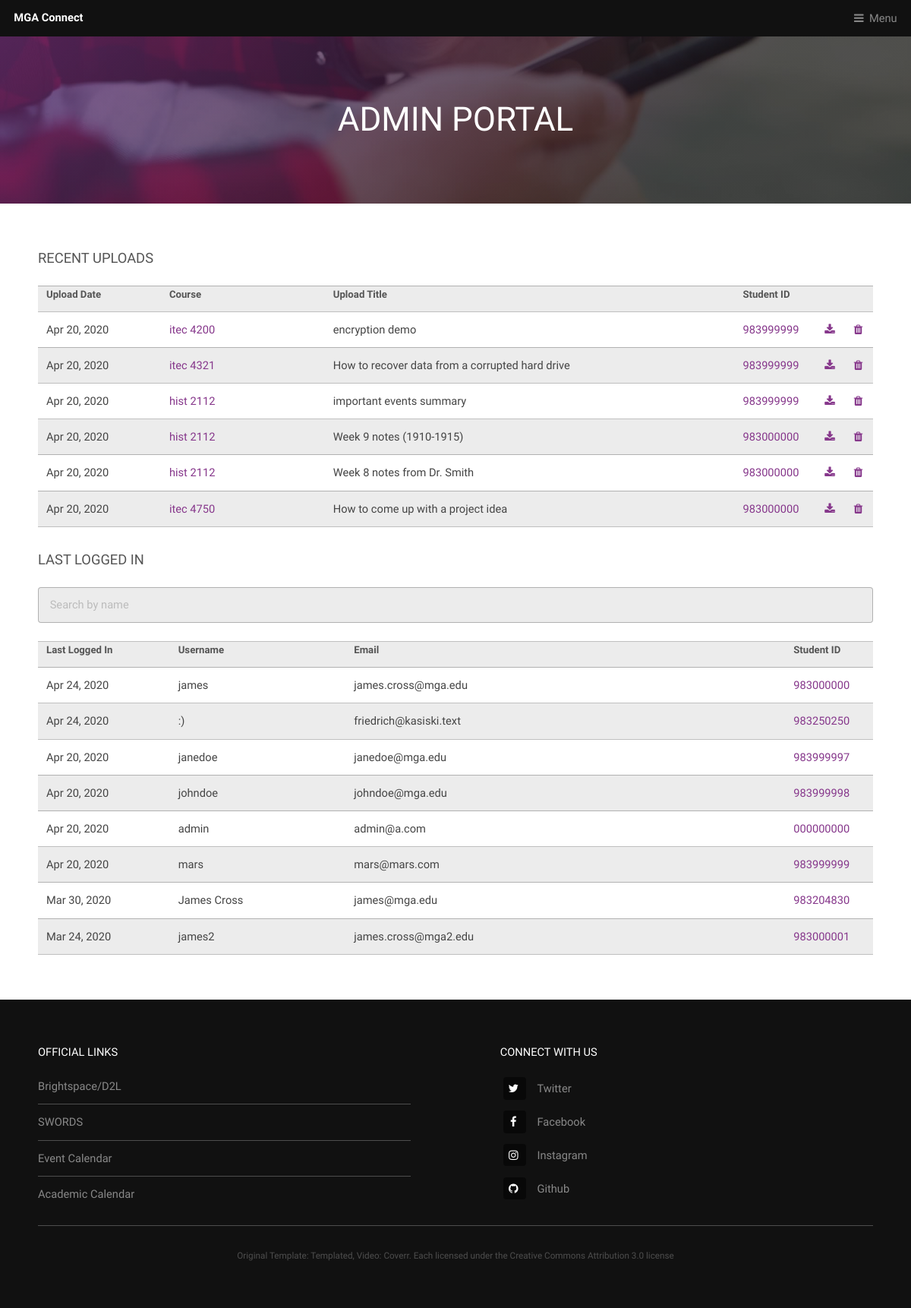
/admin_portal (signed in), run on an earlier commit of the app's database.
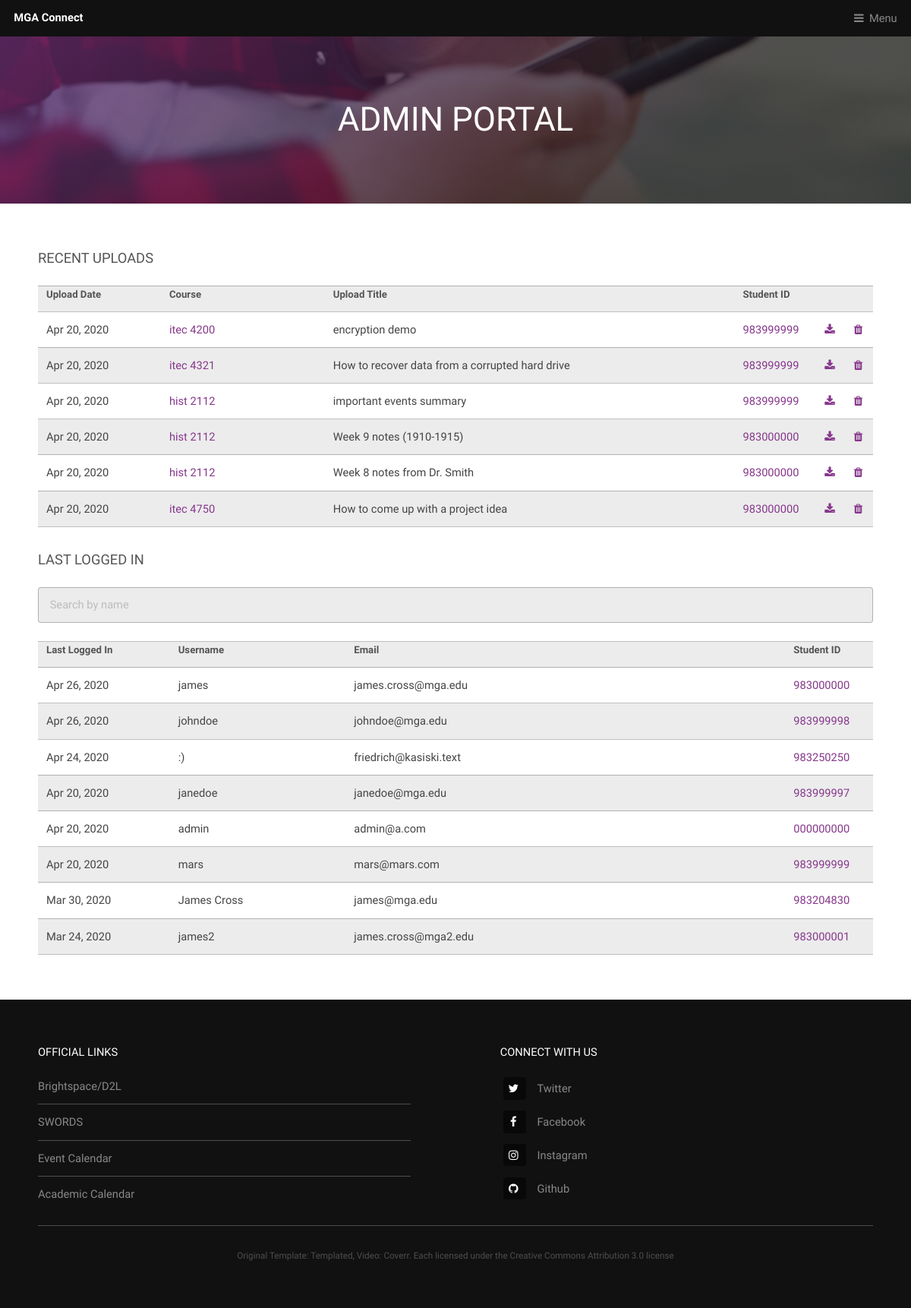
And on a later commit of the database.
### app/models.py (models this page shows, shortened)
class Notes(db.Model):
    __tablename__ = 'notes'
    id = db.Column(db.Integer, primary_key=True)
    program =db.Column(db.Integer(), db.ForeignKey('class_list.program', ondelete='CASCADE'))
    course_id = db.Column(db.Integer(), db.ForeignKey('class_list.course_id', ondelete='CASCADE'))
    title = db.Column(db.String(100), nullable=False)
    date_posted = db.Column(db.DateTime, nullable=False, default=datetime.utcnow)
    content = db.Column(db.Text, nullable=True)
    notes_file = db.Column(db.String(20), nullable=False)
    original_filename = db.Column(db.String(100), nullable=False)
    user_id = db.Column(db.String(9), db.ForeignKey('user.stu_id', ondelete='CASCADE'), nullable=False)

class User(db.Model, UserMixin):
    id = db.Column(db.Integer, primary_key=True)
    username = db.Column(db.String(20), unique=True, nullable=False)
    stu_id = db.Column(db.String(9), unique=True, nullable=False)
    email = db.Column(db.String(60), unique=True, nullable=False)
    image_file = db.Column(db.String(20), nullable=False, default='default.jpg')
    about_me = db.Column(db.String(250))
    last_seen = db.Column(db.DateTime, default=datetime.today())
    password = db.Column(db.String(30), nullable=False)
    posts = db.relationship('Post', backref='author', lazy=True)
    roles = db.relationship('Role', secondary='user_roles', backref=db.backref('users', lazy='dynamic'))
    def has_role(self, name):
        for role in self.roles:
            if role.name == name:
                return True
            return False

### app/routes.py (the view)
@roles_required('admin')
def admin_portal():
    users = User.query.order_by(User.last_seen.desc()).limit(20).all()
    notes = Notes.query.order_by(Notes.date_posted.desc()).limit(10).all()
    return render_template('admin_portal.html', title='Admin Portal', users=users, notes=notes)

### app/routes.py (called while the page is built)
@app.before_request
def before_request():
    if current_user.is_authenticated:
        current_user.last_seen = datetime.utcnow()
        db.session.commit()

### app/templates/admin_portal.html (shortened to what this page needs)
<div id="heading" >
    <h1>Admin Portal</h1>
</div>
{% extends "template.html" %}
{% block content %}
    <section id="main" class="wrapper">
        <div class="inner">
        <h3>Recent Uploads</h3>
        <table>
        <col width="150"><col width="200"><col width="500"><col width="100"><col width="15"><col width="15">
            <tr>
                <th>Upload Date</th>
                <th>Course</th>
                <th>Upload Title</th>
                <th>Student ID</th>
                <th> </th>
                <th> </th>
            </tr>
            {% for note in notes %}
                <tr>
                    <td>{{ note.date_posted.strftime('%b %d, %Y') }}</td>
                    <td><a href="{{ url_for('course', program=note.program, course_id=note.course_id) }}">
                        {{ note.program }} {{ note.course_id }}</a></td>
                    <td>{{ note.title }}</td>
                    <td><a href="{{ url_for('account', stu_id=note.user_id) }}">{{ note.user_id }}</a></td>
                    <td><a href="{{ url_for('download_file', filename=note.notes_file) }}" class="icon fa-download"></a></td>
                    {% if current_user.has_role('admin') %}
                        <td><a href="{{ url_for('delete_note', note_id=note.id) }}" class="icon fa-trash"></a></td>
                    {% else %}
                        <td> </td>
                    {% endif %}
                </tr>
            {% endfor %}
        </table>
        <h3>Last Logged In</h3>
        <input type="text" id="myInput" onkeyup="mySearchFunction(2)" placeholder="Search by name">
            <br>
        <table id="myTable">
        <col width="150"><col width="200"><col width="500"><col width="100">
            <tr>
                <th>Last Logged In</th>
                <th>Username</th>
                <th>Email</th>
                <th>Student ID</th>
            </tr>
            {% for user in users %}
                <tr>
                    <td>{{ user.last_seen.strftime('%b %d, %Y') }}</td>
                    <td>{{ user.username }}</td>
                    <td>{{ user.email }}</td>
                    <td><a href="{{ url_for('account', stu_id=user.stu_id) }}">{{ user.stu_id }}</a></td>
                </tr>
            {% endfor %}
        </table>
        </div>
    </section>
{% endblock %}

### app/templates/template.html (shortened to what this page needs)
<!DOCTYPE HTML>
<html prefix="og: http://ogp.me/ns#">
	<head>
		<link rel="stylesheet" href="{{ url_for('static', filename='assets/css/main.css') }}" />
	</head>
	<body class="is-preload">
        <header id="header">
            <a class="logo" href="{{ url_for('home') }}">MGA Connect</a>
            <nav>
                <a href="#menu">Menu</a>
            </nav>
        </header>
        {% block content %}{% endblock %}
        <footer id="footer">
            <div class="inner">
                <div class="content">
                    <section>
                        <h4>Official Links</h4>
                        <ul class="alt">
                            <li><a target="#" href="https://www.mga.edu/d2l/index.php">Brightspace/D2L</a></li>
                            <li><a target="#" href="https://www.mga.edu/technology/services/banner.php">SWORDS</a></li>
                            <li><a target="#" href="https://go.activecalendar.com/mga/">Event Calendar</a></li>
                            <li><a target="#" href="https://www.mga.edu/academics/calendars/index.php">Academic Calendar</a></li>
                        </ul>
                    </section>
                    <section>
                        <h4>Connect with us</h4>
                        <ul class="plain">
                            <li><a target="#" href="https://twitter.com/MGAstateU"><i class="icon fa-twitter">&nbsp;</i>Twitter</a></li>
                            <li><a target="#" href="https://www.facebook.com/MiddleGeorgiaStateUniversity2"><i class="icon fa-facebook">&nbsp;</i>Facebook</a></li>
                            <li><a target="#" href="https://www.instagram.com/mgastateu/"><i class="icon fa-instagram">&nbsp;</i>Instagram</a></li>
                            <li><a target="#" href="https://github.com/ottter/capstone"><i class="icon fa-github">&nbsp;</i>Github</a></li>
                        </ul>
                    </section>
                </div>
                <div class="copyright">
                    Original Template: <a href="https://templated.co/">Templated</a>, Video: <a href="https://coverr.co">Coverr</a>.
                    Each licensed under the Creative Commons Attribution 3.0 license
                </div>
            </div>
        </footer>
    </body>
</html>

What changed in the data, as far as the page shows it:
changed User "james": last_seen "Apr 24, 2020" → "Apr 26, 2020"
changed User "johndoe": last_seen "Apr 20, 2020" → "Apr 26, 2020"; moves up the list
